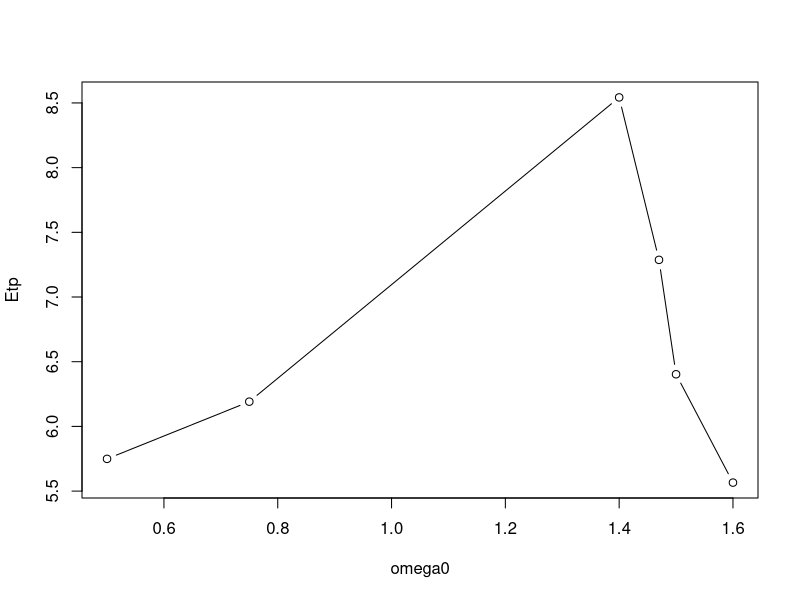

The R source for this figure:
## ---- chunk 1
knitr::opts_chunk$set(echo = TRUE)
## ---- chunk 2
#example application of your function with data 

# potential evapotranspiration (mm/day)

Ep=c(4.7,4.6,5.2,4.3,3.7,3.1)

# canopy leaf area index coefﬁcient. 
beta= c(0.45, 0.47,0.49,0.51,0.53,0.55)
# canopy leaf area index
omega0= c(0.5,0.75,1.4,1.47,1.5,1.6)



# Calculate potential transpiration (Etp)from potential evapotranspiration (Ep) and canopy leaf area index (omega0)
Etp=Ep*exp(1-exp(-beta*omega0))
## ---- chunk 3
# summary of results
summary(Etp)
summary(Ep)
summary(beta)
summary(omega0)
plot(omega0,Etp,type="b")
